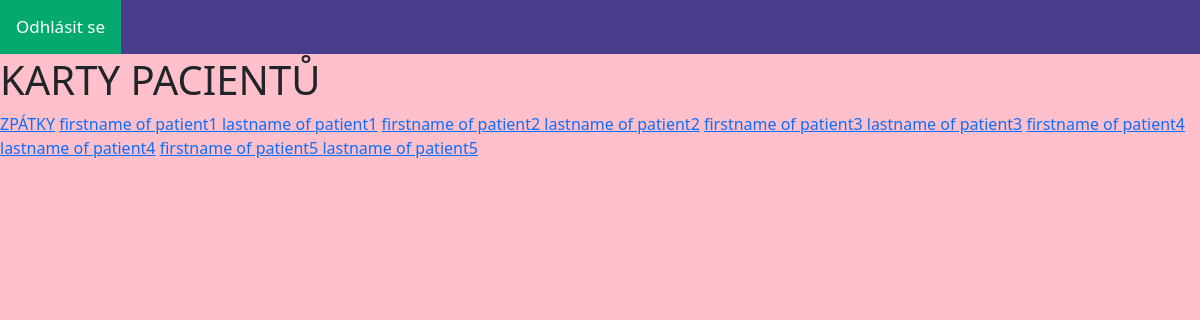
The app's page /opatrovnik/karty-pacientu (signed in) with its own data.
### patient/models.py (models this page shows)
class Patient(models.Model):
    user = models.OneToOneField(User, on_delete=models.CASCADE, default='', related_name='patient_profile')
    first_name = models.CharField(max_length=150)
    surname = models.CharField(max_length=150)
    birthday = models.DateField()
    room_number = models.IntegerField()
    health_info = models.CharField(max_length=255)
    objects = models.Manager()
    class ContactManager(models.Manager):
        def create_contact(self, patient, relationship, name, phone_number):
            return self.create(patient=patient, relationship=relationship, name=name, phone_number=phone_number)
    class MedicationIntakeManager(models.Manager):
        def create_medication(self, patient, medication, when, how):
            return self.create(patient=patient, medication=medication, when=when, how=how)
    medications = MedicationIntakeManager()
    contacts = ContactManager()
    fav_activities = models.TextField()

### caregiver/decorators.py (the view)
    def _wrapped_view(request, *args, **kwargs):
        if request.user.is_authenticated and 'Caregivers' in request.user.groups.values_list('name', flat=True):
            return view_func(request, *args, **kwargs)
        else:
            messages.success(request, 'Pro přístup do aplikace se přihlašte')
            return redirect('login_user')

### caregiver/views.py (called while the page is built)
@caregiver_required
def medical_cards(request):
    patients = Patient.objects.all()
    return render(request, 'medical_cards.html', {'patients': patients})

### caregiver/templates/medical_cards.html
{% extends 'base_caregiver.html' %}
{% block content %}
    <h1>KARTY PACIENTŮ {{ caregiver.first_name }}</h1>
    <a href="{% url 'index_caregiver' %}">ZPÁTKY</a>
    {% for patient in patients %}
        {% with full_name=patient.first_name|add:'-'|add:patient.surname %}
            <a href="{% url 'patient_info' full_name %}">{{ patient.first_name }} {{ patient.surname }}</a>
        {% endwith %}
    {% endfor %}
{% endblock %}

### caregiver/templates/base_caregiver.html (shortened to what this page needs)
<!doctype html>
<html lang="en">
  <head>
    <link rel="bootstrap stylesheet" href="https://cdn.jsdelivr.net/npm/bootstrap@5.0.2/dist/css/bootstrap.min.css">
    {% load static %}
    <link rel="stylesheet" href="{% static 'caregiver/caregiver.css' %}">
  </head>
  <body>
      <div class="topnav fixed-top">
        {% if user.is_authenticated %}
          <a class="active" href="{% url 'logout_user' %}">Odhlásit se</a>
        </div>
        {% else %}
          <a class="active" href="{% url 'login_user' %}">Přihlásit se</a>
        </div>
        <div class="topnav">
          <a href="{% url 'registration' %}">Registrace</a>
        </div>
      {% endif %}
    <h1>Caregiver</h1>
      {% block content %}
      {% endblock %}
  </body>
</html>

### static/caregiver/caregiver.css (style rules this page uses)
body { background-color: pink; }
.topnav { background-color: darkslateblue; overflow: hidden; }
.topnav a { float: left; color: #f2f2f2; text-align: center; padding: 14px 16px; text-decoration: none; font-size: 17px; }
.topnav a.active { background-color: #04AA6D; color: white; }

### records on screen
Patient: first_name "firstname of patient1", surname "lastname of patient1"
Patient: first_name "firstname of patient2", surname "lastname of patient2"
Patient: first_name "firstname of patient3", surname "lastname of patient3"
Patient: first_name "firstname of patient4", surname "lastname of patient4"
Patient: first_name "firstname of patient5", surname "lastname of patient5"
